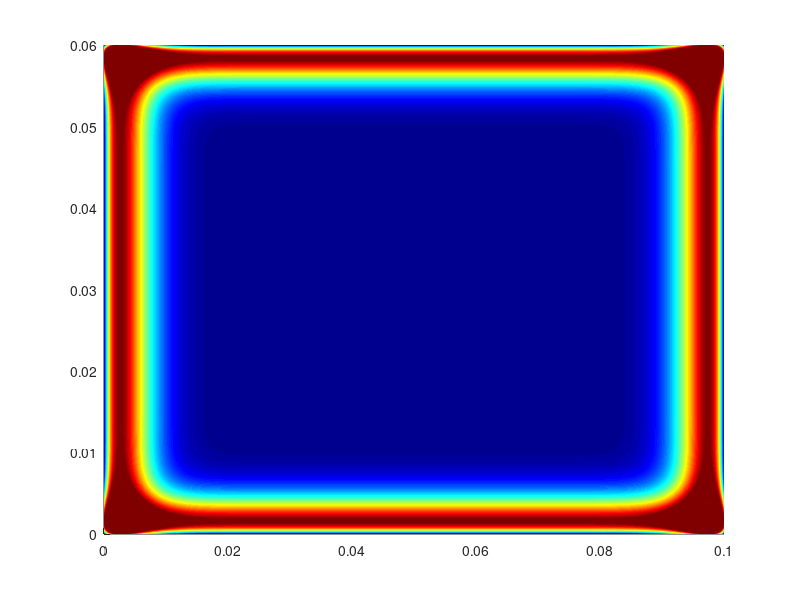

Here is the MATLAB script that generated this plot:
clear all
close all
format long
hold on

% In the inputParameters file
shear_z = 1600; % 1/s
h_chan = 60e-3; % mm
w_chan = 100e-3; % mm
x0 = 0; %250e-3;
x_max = x0 + w_chan;
z0 = 0;
z_max = z0 + h_chan;
P0 = 2.5e5; % Conc. of platelets [plt/mm^3]

% Vessel radius in x and z directions
rx = w_chan / 2;
rz = h_chan / 2;

% --- uniform grid for OpenFOAM (uses cell centers)
Nx = 1000; %100; % number of cells in y-direction
dx = w_chan / (Nx); % Cell height (magSf()/dz in OpenFoam)
x = x0 + dx/2: dx : x_max-dx/2; % face centers (Cf[0][i] in OpenFoam)

Nz = 500; %50; % number of cells in y-direction
dz = h_chan / (Nz); % Cell height (magSf()/dx in OpenFoam)
z = z0 + dz/2: dz : z_max-dz/2; % face centers (Cf[2][i] in OpenFoam)

[X,Z] = meshgrid(x,z);

% Area of each cell on the boundary (magSf() in OpenFoam)
dA = dx*dz;

% To determine K, we observed that there is a linear relationship.  Using
% least squares, we define f_K(shear) = 0.253*shear + 76.0
A = [500 1; 1000 1; 1500 1]; % Matrix that multiplies slopeInt = [m b]'
Ks = [202 330 455]'; % from Karin's shape function
slopeInt = (A'*A) \ (A'*Ks);
f_K = @(x) slopeInt(1) * x + slopeInt(2);

K = f_K(shear_z);

% --- shape function 
% c(x,z) = C0 [ 1 + K*Rx^{m-1}*(1-Rx)^{n-1} 
%               + K*Rz^{m-1}*(1-Rz)^{n-1}], 
% with m = 19, n = 2.
% Functions come from Eckstein 1991 (see Karins 2011 references)
S = zeros(Nz,Nx);
for k=1:Nz
for i=1:Nx
   Rx = abs(X(k,i) - x0 - rx)/rx;
   Rz = abs(Z(k,i) - z0 - rz)/rz;
   S(k,i) = 1 + K * Rx^18 * (1-Rx) + K * Rz^18 * (1-Rz);
end
end

Max_S = max(S(:,round(Nx/2)));
for k=1:Nz
for i=1:Nx
   if (S(k,i) > Max_S)
    S(k,i) = Max_S;
   end
end
end

% Integrate the shape function over [y0, y_max] w/midpoint rule
intgrl_s = 0;
for k = 1:Nz
for i = 1:Nx
    intgrl_s = intgrl_s + dA*S(k,i);
end
end

% Scale for dimensional use
C0 = (w_chan*h_chan)/intgrl_s;
P=P0*C0*S;

% Display pertinent information

K = K
Max_S = Max_S
% peakToCenterRatio_x = max(P(round(Nz/2),:))/min(P(round(Nz/2),:)) % key as shear rate changes
peakToCenterRatio_z = max(P(:,round(Nx/2)))/min(P(:,round(Nx/2),:)) % key as shear rate changes

surf(X,Z,P)
shading interp
colormap('jet')

% Calculate int_A P dA for constant P0
intconst = P0 * (w_chan*h_chan)

% Check integral for new platelet profile (should = intconst)
intprofile = 0;
for k = 1:Nz
for i = 1:Nx
    intprofile = intprofile + dA*P(k,i);
end
end
intprofile
